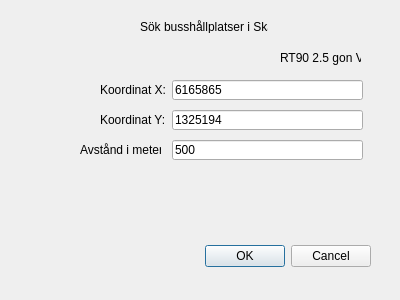
<?xml version="1.0" encoding="UTF-8"?>
<ui version="4.0">
 <class>SkaneTrafikenDialogBase</class>
 <widget class="QDialog" name="SkaneTrafikenDialogBase">
  <property name="geometry">
   <rect>
    <x>0</x>
    <y>0</y>
    <width>400</width>
    <height>300</height>
   </rect>
  </property>
  <property name="windowTitle">
   <string>Skåne Trafiken</string>
  </property>
  <widget class="QDialogButtonBox" name="button_box">
   <property name="geometry">
    <rect>
     <x>30</x>
     <y>240</y>
     <width>341</width>
     <height>32</height>
    </rect>
   </property>
   <property name="orientation">
    <enum>Qt::Horizontal</enum>
   </property>
   <property name="standardButtons">
    <set>QDialogButtonBox::Cancel|QDialogButtonBox::Ok</set>
   </property>
  </widget>
  <widget class="QLineEdit" name="lineEdit">
   <property name="geometry">
    <rect>
     <x>172</x>
     <y>80</y>
     <width>191</width>
     <height>20</height>
    </rect>
   </property>
   <property name="text">
    <string>6165865</string>
   </property>
  </widget>
  <widget class="QLineEdit" name="lineEdit_2">
   <property name="geometry">
    <rect>
     <x>172</x>
     <y>110</y>
     <width>191</width>
     <height>20</height>
    </rect>
   </property>
   <property name="text">
    <string>1325194</string>
   </property>
  </widget>
  <widget class="QLineEdit" name="lineEdit_3">
   <property name="geometry">
    <rect>
     <x>172</x>
     <y>140</y>
     <width>191</width>
     <height>20</height>
    </rect>
   </property>
   <property name="text">
    <string>500</string>
   </property>
  </widget>
  <widget class="QLabel" name="label">
   <property name="geometry">
    <rect>
     <x>100</x>
     <y>80</y>
     <width>71</width>
     <height>20</height>
    </rect>
   </property>
   <property name="text">
    <string>Koordinat X:</string>
   </property>
  </widget>
  <widget class="QLabel" name="label_2">
   <property name="geometry">
    <rect>
     <x>100</x>
     <y>110</y>
     <width>71</width>
     <height>20</height>
    </rect>
   </property>
   <property name="text">
    <string>Koordinat Y:</string>
   </property>
  </widget>
  <widget class="QLabel" name="label_3">
   <property name="geometry">
    <rect>
     <x>80</x>
     <y>140</y>
     <width>81</width>
     <height>20</height>
    </rect>
   </property>
   <property name="text">
    <string>Avstånd i meter:</string>
   </property>
  </widget>
  <widget class="QLabel" name="label_4">
   <property name="geometry">
    <rect>
     <x>280</x>
     <y>50</y>
     <width>81</width>
     <height>16</height>
    </rect>
   </property>
   <property name="text">
    <string>RT90 2.5 gon V</string>
   </property>
  </widget>
  <widget class="QLabel" name="label_5">
   <property name="geometry">
    <rect>
     <x>140</x>
     <y>20</y>
     <width>128</width>
     <height>13</height>
    </rect>
   </property>
   <property name="text">
    <string>Sök busshållplatser i Skåne</string>
   </property>
  </widget>
 </widget>
 <resources/>
 <connections>
  <connection>
   <sender>button_box</sender>
   <signal>accepted()</signal>
   <receiver>SkaneTrafikenDialogBase</receiver>
   <slot>accept()</slot>
   <hints>
    <hint type="sourcelabel">
     <x>20</x>
     <y>20</y>
    </hint>
    <hint type="destinationlabel">
     <x>20</x>
     <y>20</y>
    </hint>
   </hints>
  </connection>
  <connection>
   <sender>button_box</sender>
   <signal>rejected()</signal>
   <receiver>SkaneTrafikenDialogBase</receiver>
   <slot>reject()</slot>
   <hints>
    <hint type="sourcelabel">
     <x>20</x>
     <y>20</y>
    </hint>
    <hint type="destinationlabel">
     <x>20</x>
     <y>20</y>
    </hint>
   </hints>
  </connection>
 </connections>
</ui>
